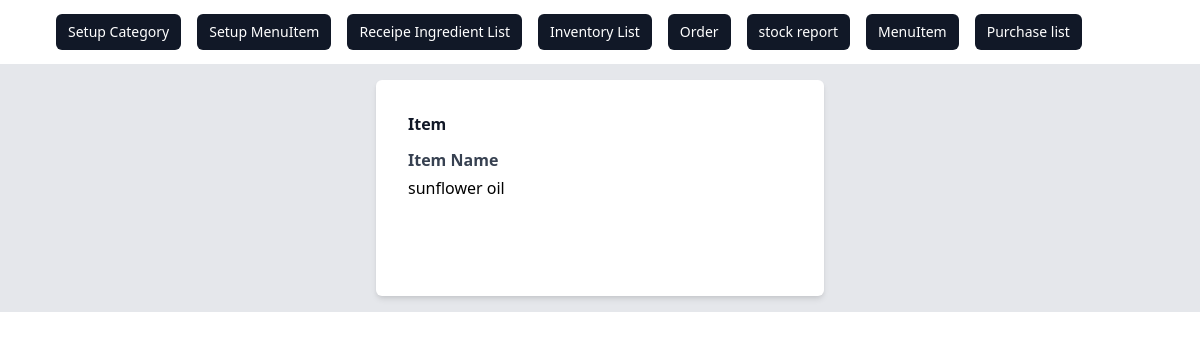
Before: /inventory/item/detail/1 with the older database file.
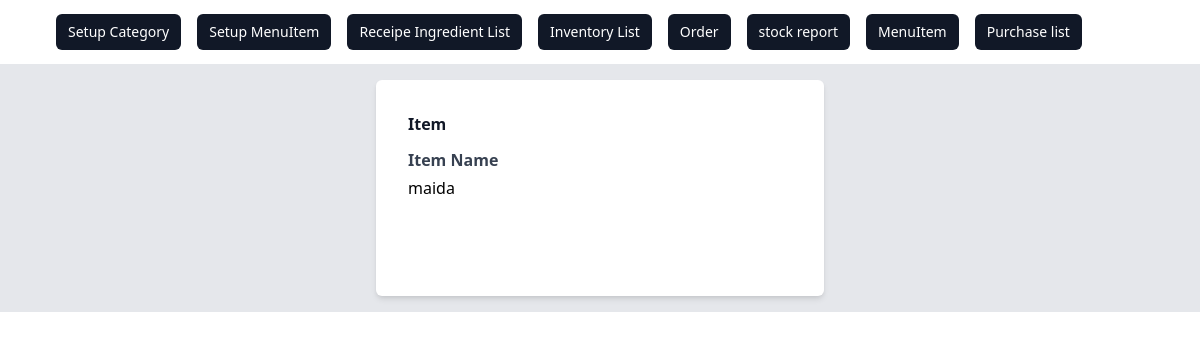
After: the same page with the newer database file.
### inventory/models.py (models this page shows, shortened)
class Item(models.Model):
    name = models.CharField(max_length=100, unique=True)

### inventory/views.py (the view)
# urls.py: path('item/detail/<int:pk>', views.ItemDetailView.as_view(), name='item_detail'),
class ItemDetailView(DetailView):
    model = Item
    template_name = 'inventory/item/item_detail.html'
    success_url = reverse_lazy('inventory:item_list')

### inventory/templates/inventory/item/item_detail.html (shortened to what this page needs)
{% extends 'inventory/base.html' %} {% block content %}
<link
  href="https://cdn.jsdelivr.net/npm/tailwindcss@2.2.19/dist/tailwind.min.css"
  rel="stylesheet"
/>
<div class="bg-gray-200 p-4">
  <div class="max-w-md mx-auto bg-white p-8 rounded-md shadow-md">
    <form method="POST">
      <div class="card-title">
        <h3 class="block text-gray-900 font-bold mb-3">Item</h3>
      </div>
      <div class="card-body">
        <div class="row">
          <div class="form-group">
            <div class="col-md-12">
              <label class="block text-gray-700 font-semibold mb-1">
                Item Name
              </label>
              <div class="col-md-10">{{object.name}}</div>
            </div>
          </div>
          <br />
          <br />
        </div>
      </div>
    </form>
  </div>
</div>
{% endblock %}

Changed rows visible on the page:
changed Item: name "sunflower oil" → "maida"
